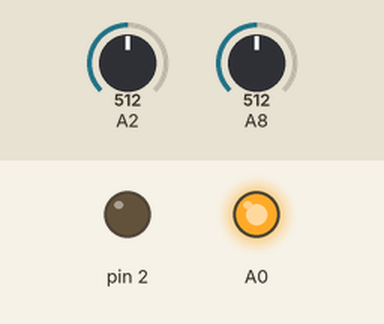
Recording of a sketch running on a simulated Arduino Mega 2560, built with avr-gcc and run on an emulated ATmega2560. On the bench: output pins drawn as LEDs (lit = HIGH). Inputs (shaded band) come from the test bench; at power-on: A2 = 512, A8 = 512. Pins used as bus, display or sensor lines are not drawn.

Above: at 0.1 s.
Timing chart, 0 to 1.6 s (numbered marks = the images above):
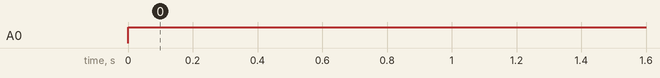

The sketch:

multiplex_test.ino
```cpp
void setup()
{
  Serial.begin(31250);

  pinMode(0, OUTPUT);           // mulitplexer channel select.
  pinMode(1, OUTPUT);
  pinMode(2, OUTPUT);

  pinMode(A0, OUTPUT);
  pinMode(A2, INPUT);
  pinMode(A8, INPUT);
  pinMode(3, INPUT);
}

void loop()
{
  digitalWrite(0, HIGH);         // bit 0
  digitalWrite(1, LOW);         // bit 1
  digitalWrite(2, LOW);         // bit 2

  delayMicroseconds(50);
  //Serial.println(int(digitalRead(3)));

  analogWrite(A0, 255);

  int reading1 = analogRead(A2);
  int reading2 = analogRead(A8);

  //Serial.println(OUTPUT);

  /*if(reading1 > 15)
  {
    Serial.println(int(reading1));
  }*/

  /*if(reading2 > 15)
  {
    Serial.println(int(reading2));
  }*/

  delay(10);

  // The next thing - put piezo ground on separate plane to reduce noise
}
```

Simple_Button.cpp
```cpp
#include "Simple_Button.h"

Simple_Button::Simple_Button(int debounce_milliseconds)
{
  m_debounce_ms = debounce_milliseconds;
  m_last_event_time = 0;
  m_current_state = false;
}

Simple_Button::Simple_Button(int pin, int debounce_milliseconds)
{
  m_pin = pin;
  pinMode(m_pin, INPUT);
  m_debounce_ms = debounce_milliseconds;
  m_last_event_time = 0;
  m_current_state = false;
}
```

Simple_Button.h
```cpp
#ifndef SIMPLE_BUTTON
#define SIMPLE_BUTTON
#include "Arduino.h"

class Simple_Button
{
  protected:
    int m_pin;                                        // The digital pin the button is connected to.
    int m_debounce_ms;                                // The number of milliseconds for debouncing
    unsigned long m_last_event_time;                  // Timestamp of the last event
    boolean m_current_state;                          // The current state of the button
  public:
    Simple_Button(int debounce_milliseconds);         // Present to allow base class to be initialised from shift_register button, which doesn't have a pin.
    Simple_Button(int pin, int debounce_milliseconds);
};
#endif
```

Measured:
- by itself, A0: LOW → HIGH at 0.00 s
